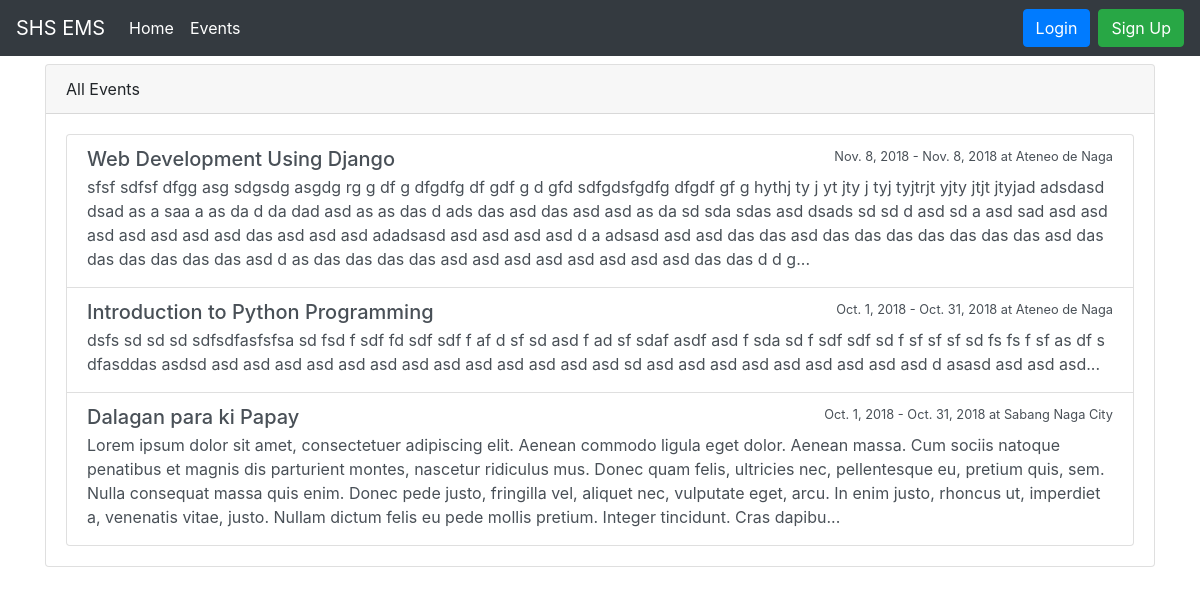
Screenshot of /events/ with the database file from the repository.
### events/models.py (models this page shows, shortened)
class Event(models.Model):
    name = models.CharField("Name of Event", max_length = 100, default = "")
    description = models.TextField("Description", max_length = 2000, blank = True)
    max_slots = models.IntegerField("Max Slots", blank = True, null = True)
    date_from = models.DateField("Start Date")
    date_to = models.DateField("End Date")
    time_from = models.TimeField("Start Time")
    time_to = models.TimeField("End Time")
    venue = models.CharField("Venue", max_length = 100)
    date_created = models.DateTimeField("Date Created", auto_now_add = True)
    creator = models.ForeignKey(to = "users.Participant", on_delete = models.CASCADE)

### events/views.py (the view)
# urls.py: path("events/", EventListView.as_view(), name = "event_list"),
class EventListView(ListView):
    model = Event
    template_name = "event_list.html"
    context_object_name = "event_list"

### templates/event_list.html (shortened to what this page needs)
{% extends "base.html" %}
{% block content %}
<div class="card mt-2">
        <div class="card-header">
          All Events
        </div>
        <div class="card-body">
             <div class="list-group">
                {% for event in event_list %}
                    <a href="{% url 'event_detail' event.pk %}" class="list-group-item list-group-item-action flex-column align-items-start ">
                        <div class="d-flex w-100 justify-content-between">
                            <h5 class="mb-1">{{ event.name }}</h5>
                            <small>{{ event.date_from }} - {{ event.date_to }} at {{ event.venue }} </small>
                        </div>
                        <p class="mb-1"> {{ event.description | slice:":500" }}... </p>
                    </a>
                {% endfor %}
            </div>
        </div>
      </div>
{% endblock %}

### rows the page displays
Event: name "Web Development Using Django", date_from "Nov. 8, 2018", date_to "Nov. 8, 2018", venue "Ateneo de Naga", description "sfsf sdfsf dfgg asg sdgsdg asgdg rg g df g dfgdfg df gdf g d gfd sdfgdsfgdfg dfgdf gf g hythj ty j yt jty j tyj tyjtrjt yjty jtjt jtyjad adsdasd dsad as a saa a as da d da dad asd as as das d ads das asd das asd asd as da sd sda sdas asd dsads sd sd d asd sd a asd sad asd asd asd asd asd asd asd das asd asd asd adadsasd asd asd asd asd d a adsasd asd asd das das asd das das das das das das das asd das das das das das das asd d as das das das das asd asd asd asd asd asd asd asd das das d d g"
Event: name "Introduction to Python Programming", date_from "Oct. 1, 2018", date_to "Oct. 31, 2018", venue "Ateneo de Naga", description "dsfs sd sd sd sdfsdfasfsfsa sd fsd f sdf fd sdf sdf f af d sf sd asd f ad sf sdaf asdf asd f sda sd f sdf sdf sd f sf sf sf sd fs fs f sf as df s dfasddas asdsd asd asd asd asd asd asd asd asd asd asd asd asd asd sd asd asd asd asd asd asd asd asd asd d asasd asd asd asd"
Event: name "Dalagan para ki Papay", date_from "Oct. 1, 2018", date_to "Oct. 31, 2018", venue "Sabang Naga City", description "Lorem ipsum dolor sit amet, consectetuer adipiscing elit. Aenean commodo ligula eget dolor. Aenean massa. Cum sociis natoque penatibus et magnis dis parturient montes, nascetur ridiculus mus. Donec quam felis, ultricies nec, pellentesque eu, pretium quis, sem. Nulla consequat massa quis enim. Donec pede justo, fringilla vel, aliquet nec, vulputate eget, arcu. In enim justo, rhoncus ut, imperdiet a, venenatis vitae, justo. Nullam dictum felis eu pede mollis pretium. Integer tincidunt. Cras dapibu"
